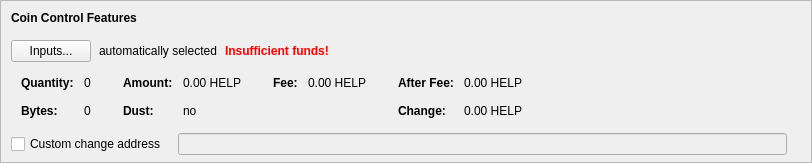
    <widget class="QFrame" name="frameCoinControl">
     <property name="sizePolicy">
      <sizepolicy hsizetype="Expanding" vsizetype="Expanding">
       <horstretch>0</horstretch>
       <verstretch>0</verstretch>
      </sizepolicy>
     </property>
     <property name="maximumSize">
      <size>
       <width>16777215</width>
       <height>16777215</height>
      </size>
     </property>
     <property name="frameShape">
      <enum>QFrame::StyledPanel</enum>
     </property>
     <property name="frameShadow">
      <enum>QFrame::Sunken</enum>
     </property>
     <layout class="QVBoxLayout" name="verticalLayoutCoinControl2">
      <property name="spacing">
       <number>0</number>
      </property>
      <property name="leftMargin">
       <number>0</number>
      </property>
      <property name="topMargin">
       <number>0</number>
      </property>
      <property name="rightMargin">
       <number>0</number>
      </property>
      <property name="bottomMargin">
       <number>6</number>
      </property>
      <item>
       <layout class="QVBoxLayout" name="verticalLayoutCoinControl" stretch="0,0,0,0,1">
        <property name="spacing">
         <number>0</number>
        </property>
        <property name="leftMargin">
         <number>10</number>
        </property>
        <property name="topMargin">
         <number>10</number>
        </property>
        <item>
         <layout class="QHBoxLayout" name="horizontalLayoutCoinControl1">
          <property name="bottomMargin">
           <number>15</number>
          </property>
          <item>
           <widget class="QLabel" name="labelCoinControlFeatures">
            <property name="sizePolicy">
             <sizepolicy hsizetype="Preferred" vsizetype="Maximum">
              <horstretch>0</horstretch>
              <verstretch>0</verstretch>
             </sizepolicy>
            </property>
            <property name="font">
             <font>
              <weight>75</weight>
              <bold>true</bold>
             </font>
            </property>
            <property name="styleSheet">
             <string notr="true">font-weight:bold;</string>
            </property>
            <property name="text">
             <string>Coin Control Features</string>
            </property>
           </widget>
          </item>
         </layout>
        </item>
        <item>
         <layout class="QHBoxLayout" name="horizontalLayoutCoinControl2" stretch="0,0,0,0">
          <property name="spacing">
           <number>8</number>
          </property>
          <property name="bottomMargin">
           <number>10</number>
          </property>
          <item>
           <widget class="QPushButton" name="pushButtonCoinControl">
            <property name="styleSheet">
             <string notr="true"/>
            </property>
            <property name="text">
             <string>Inputs...</string>
            </property>
            <property name="autoDefault">
             <bool>false</bool>
            </property>
           </widget>
          </item>
          <item>
           <widget class="QLabel" name="labelCoinControlAutomaticallySelected">
            <property name="text">
             <string>automatically selected</string>
            </property>
            <property name="margin">
             <number>5</number>
            </property>
           </widget>
          </item>
          <item>
           <widget class="QLabel" name="labelCoinControlInsuffFunds">
            <property name="font">
             <font>
              <weight>75</weight>
              <bold>true</bold>
             </font>
            </property>
            <property name="styleSheet">
             <string notr="true">color:red;font-weight:bold;</string>
            </property>
            <property name="text">
             <string>Insufficient funds!</string>
            </property>
            <property name="margin">
             <number>5</number>
            </property>
           </widget>
          </item>
          <item>
           <spacer name="horizontalSpacerCoinControl">
            <property name="orientation">
             <enum>Qt::Horizontal</enum>
            </property>
            <property name="sizeHint" stdset="0">
             <size>
              <width>40</width>
              <height>1</height>
             </size>
            </property>
           </spacer>
          </item>
         </layout>
        </item>
        <item>
         <widget class="QWidget" name="widgetCoinControl" native="true">
          <property name="sizePolicy">
           <sizepolicy hsizetype="Preferred" vsizetype="Preferred">
            <horstretch>0</horstretch>
            <verstretch>0</verstretch>
           </sizepolicy>
          </property>
          <property name="minimumSize">
           <size>
            <width>0</width>
            <height>0</height>
           </size>
          </property>
          <property name="styleSheet">
           <string notr="true"/>
          </property>
          <layout class="QHBoxLayout" name="horizontalLayoutCoinControl5">
           <property name="leftMargin">
            <number>0</number>
           </property>
           <property name="topMargin">
            <number>0</number>
           </property>
           <property name="rightMargin">
            <number>0</number>
           </property>
           <property name="bottomMargin">
            <number>0</number>
           </property>
           <item>
            <layout class="QHBoxLayout" name="horizontalLayoutCoinControl3" stretch="0,0,0,1">
             <property name="spacing">
              <number>20</number>
             </property>
             <property name="topMargin">
              <number>0</number>
             </property>
             <property name="bottomMargin">
              <number>10</number>
             </property>
             <item>
              <layout class="QFormLayout" name="formLayoutCoinControl1">
               <property name="horizontalSpacing">
                <number>10</number>
               </property>
               <property name="verticalSpacing">
                <number>14</number>
               </property>
               <property name="leftMargin">
                <number>10</number>
               </property>
               <property name="topMargin">
                <number>4</number>
               </property>
               <property name="rightMargin">
                <number>6</number>
               </property>
               <item row="0" column="0">
                <widget class="QLabel" name="labelCoinControlQuantityText">
                 <property name="font">
                  <font>
                   <weight>75</weight>
                   <bold>true</bold>
                  </font>
                 </property>
                 <property name="text">
                  <string>Quantity:</string>
                 </property>
                 <property name="margin">
                  <number>0</number>
                 </property>
                </widget>
               </item>
               <item row="0" column="1">
                <widget class="QLabel" name="labelCoinControlQuantity">
                 <property name="cursor">
                  <cursorShape>IBeamCursor</cursorShape>
                 </property>
                 <property name="contextMenuPolicy">
                  <enum>Qt::ActionsContextMenu</enum>
                 </property>
                 <property name="text">
                  <string notr="true">0</string>
                 </property>
                 <property name="margin">
                  <number>0</number>
                 </property>
                 <property name="textInteractionFlags">
                  <set>Qt::LinksAccessibleByMouse|Qt::TextSelectableByKeyboard|Qt::TextSelectableByMouse</set>
                 </property>
                </widget>
               </item>
               <item row="1" column="0">
                <widget class="QLabel" name="labelCoinControlBytesText">
                 <property name="font">
                  <font>
                   <weight>75</weight>
                   <bold>true</bold>
                  </font>
                 </property>
                 <property name="text">
                  <string>Bytes:</string>
                 </property>
                </widget>
               </item>
               <item row="1" column="1">
                <widget class="QLabel" name="labelCoinControlBytes">
                 <property name="cursor">
                  <cursorShape>IBeamCursor</cursorShape>
                 </property>
                 <property name="contextMenuPolicy">
                  <enum>Qt::ActionsContextMenu</enum>
                 </property>
                 <property name="text">
                  <string notr="true">0</string>
                 </property>
                 <property name="textInteractionFlags">
                  <set>Qt::LinksAccessibleByMouse|Qt::TextSelectableByKeyboard|Qt::TextSelectableByMouse</set>
                 </property>
                </widget>
               </item>
              </layout>
             </item>
             <item>
              <layout class="QFormLayout" name="formLayoutCoinControl2">
               <property name="horizontalSpacing">
                <number>10</number>
               </property>
               <property name="verticalSpacing">
                <number>14</number>
               </property>
               <property name="leftMargin">
                <number>6</number>
               </property>
               <property name="topMargin">
                <number>4</number>
               </property>
               <property name="rightMargin">
                <number>6</number>
               </property>
               <item row="0" column="0">
                <widget class="QLabel" name="labelCoinControlAmountText">
                 <property name="font">
                  <font>
                   <weight>75</weight>
                   <bold>true</bold>
                  </font>
                 </property>
                 <property name="text">
                  <string>Amount:</string>
                 </property>
                 <property name="margin">
                  <number>0</number>
                 </property>
                </widget>
               </item>
               <item row="0" column="1">
                <widget class="QLabel" name="labelCoinControlAmount">
                 <property name="cursor">
                  <cursorShape>IBeamCursor</cursorShape>
                 </property>
                 <property name="contextMenuPolicy">
                  <enum>Qt::ActionsContextMenu</enum>
                 </property>
                 <property name="text">
                  <string notr="true">0.00 HELP</string>
                 </property>
                 <property name="textInteractionFlags">
                  <set>Qt::LinksAccessibleByMouse|Qt::TextSelectableByKeyboard|Qt::TextSelectableByMouse</set>
                 </property>
                </widget>
               </item>
               <item row="1" column="0">
                <widget class="QLabel" name="labelCoinControlLowOutputText">
                 <property name="font">
                  <font>
                   <weight>75</weight>
                   <bold>true</bold>
                  </font>
                 </property>
                 <property name="text">
                  <string>Dust:</string>
                 </property>
                </widget>
               </item>
               <item row="1" column="1">
                <widget class="QLabel" name="labelCoinControlLowOutput">
                 <property name="cursor">
                  <cursorShape>IBeamCursor</cursorShape>
                 </property>
                 <property name="contextMenuPolicy">
                  <enum>Qt::ActionsContextMenu</enum>
                 </property>
                 <property name="text">
                  <string notr="true">no</string>
                 </property>
                 <property name="textInteractionFlags">
                  <set>Qt::LinksAccessibleByMouse|Qt::TextSelectableByKeyboard|Qt::TextSelectableByMouse</set>
                 </property>
                </widget>
               </item>
              </layout>
             </item>
             <item>
              <layout class="QFormLayout" name="formLayoutCoinControl3">
               <property name="horizontalSpacing">
                <number>10</number>
               </property>
               <property name="verticalSpacing">
                <number>14</number>
               </property>
               <property name="leftMargin">
                <number>6</number>
               </property>
               <property name="topMargin">
                <number>4</number>
               </property>
               <property name="rightMargin">
                <number>6</number>
               </property>
               <item row="0" column="0">
                <widget class="QLabel" name="labelCoinControlFeeText">
                 <property name="font">
                  <font>
                   <weight>75</weight>
                   <bold>true</bold>
                  </font>
                 </property>
                 <property name="text">
                  <string>Fee:</string>
                 </property>
                 <property name="margin">
                  <number>0</number>
                 </property>
                </widget>
               </item>
               <item row="0" column="1">
                <widget class="QLabel" name="labelCoinControlFee">
                 <property name="cursor">
                  <cursorShape>IBeamCursor</cursorShape>
                 </property>
                 <property name="contextMenuPolicy">
                  <enum>Qt::ActionsContextMenu</enum>
                 </property>
                 <property name="text">
                  <string notr="true">0.00 HELP</string>
                 </property>
                 <property name="textInteractionFlags">
                  <set>Qt::LinksAccessibleByMouse|Qt::TextSelectableByKeyboard|Qt::TextSelectableByMouse</set>
                 </property>
                </widget>
               </item>
             </layout>
             </item>
             <item>
              <layout class="QFormLayout" name="formLayoutCoinControl4">
               <property name="horizontalSpacing">
                <number>10</number>
               </property>
               <property name="verticalSpacing">
                <number>14</number>
               </property>
               <property name="leftMargin">
                <number>6</number>
               </property>
               <property name="topMargin">
                <number>4</number>
               </property>
               <property name="rightMargin">
                <number>6</number>
               </property>
               <item row="0" column="0">
                <widget class="QLabel" name="labelCoinControlAfterFeeText">
                 <property name="font">
                  <font>
                   <weight>75</weight>
                   <bold>true</bold>
                  </font>
                 </property>
                 <property name="text">
                  <string>After Fee:</string>
                 </property>
                 <property name="margin">
                  <number>0</number>
                 </property>
                </widget>
               </item>
               <item row="0" column="1">
                <widget class="QLabel" name="labelCoinControlAfterFee">
                 <property name="cursor">
                  <cursorShape>IBeamCursor</cursorShape>
                 </property>
                 <property name="contextMenuPolicy">
                  <enum>Qt::ActionsContextMenu</enum>
                 </property>
                 <property name="text">
                  <string notr="true">0.00 HELP</string>
                 </property>
                 <property name="textInteractionFlags">
                  <set>Qt::LinksAccessibleByMouse|Qt::TextSelectableByKeyboard|Qt::TextSelectableByMouse</set>
                 </property>
                </widget>
               </item>
               <item row="1" column="0">
                <widget class="QLabel" name="labelCoinControlChangeText">
                 <property name="font">
                  <font>
                   <weight>75</weight>
                   <bold>true</bold>
                  </font>
                 </property>
                 <property name="text">
                  <string>Change:</string>
                 </property>
                </widget>
               </item>
               <item row="1" column="1">
                <widget class="QLabel" name="labelCoinControlChange">
                 <property name="cursor">
                  <cursorShape>IBeamCursor</cursorShape>
                 </property>
                 <property name="contextMenuPolicy">
                  <enum>Qt::ActionsContextMenu</enum>
                 </property>
                 <property name="text">
                  <string notr="true">0.00 HELP</string>
                 </property>
                 <property name="textInteractionFlags">
                  <set>Qt::LinksAccessibleByMouse|Qt::TextSelectableByKeyboard|Qt::TextSelectableByMouse</set>
                 </property>
                </widget>
               </item>
              </layout>
             </item>
            </layout>
           </item>
          </layout>
         </widget>
        </item>
        <item>
         <layout class="QHBoxLayout" name="horizontalLayoutCoinControl4" stretch="0,0,0">
          <property name="spacing">
           <number>12</number>
          </property>
          <property name="sizeConstraint">
           <enum>QLayout::SetDefaultConstraint</enum>
          </property>
          <property name="topMargin">
           <number>5</number>
          </property>
          <property name="rightMargin">
           <number>5</number>
          </property>
          <item>
           <widget class="QCheckBox" name="checkBoxCoinControlChange">
            <property name="toolTip">
             <string>If this is activated, but the change address is empty or invalid, change will be sent to a newly generated address.</string>
            </property>
            <property name="text">
             <string>Custom change address</string>
            </property>
           </widget>
          </item>
          <item>
           <widget class="QValidatedLineEdit" name="lineEditCoinControlChange">
            <property name="enabled">
             <bool>false</bool>
            </property>
            <property name="sizePolicy">
             <sizepolicy hsizetype="Expanding" vsizetype="Fixed">
              <horstretch>0</horstretch>
              <verstretch>0</verstretch>
             </sizepolicy>
            </property>
           </widget>
          </item>
          <item>
           <widget class="QLabel" name="labelCoinControlChangeLabel">
            <property name="sizePolicy">
             <sizepolicy hsizetype="Preferred" vsizetype="Expanding">
              <horstretch>0</horstretch>
              <verstretch>0</verstretch>
             </sizepolicy>
            </property>
            <property name="minimumSize">
             <size>
              <width>0</width>
              <height>0</height>
             </size>
            </property>
            <property name="text">
             <string/>
            </property>
            <property name="margin">
             <number>3</number>
            </property>
           </widget>
          </item>
         </layout>
        </item>
        <item>
         <spacer name="verticalSpacerCoinControl">
          <property name="orientation">
           <enum>Qt::Vertical</enum>
          </property>
          <property name="sizeHint" stdset="0">
           <size>
            <width>800</width>
            <height>1</height>
           </size>
          </property>
         </spacer>
        </item>
       </layout>
      </item>
     </layout>
    </widget>
